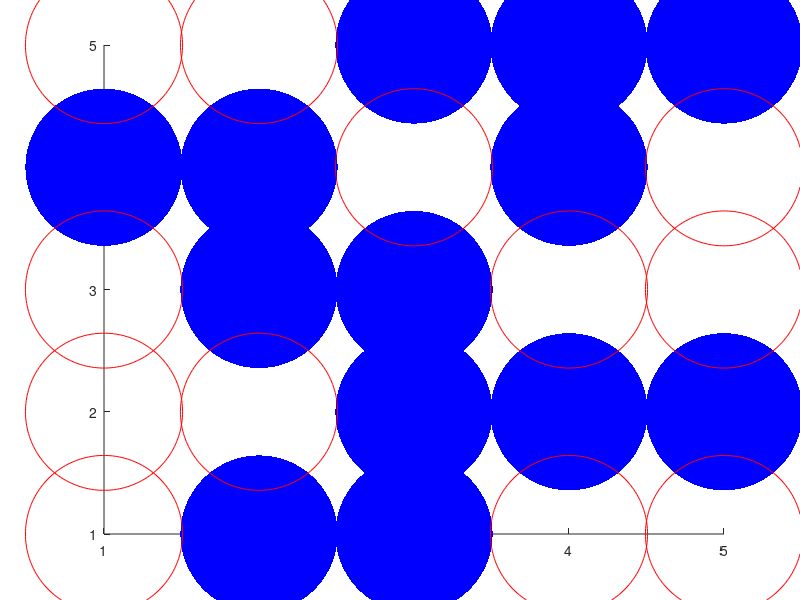

MATLAB code to generate this figure: (Note: this script raises an error after producing the figure.)
% 
% Ising model in two dimensions on a square lattice
% Shows spin flips in color, no statistics or graphs
%
% code by Hisao Nakanishi, modified by Denes Molnar
%
clear;
%
% Initialize parameters (NxN lattice)
%
N   = input('Lattice size N: ');
T   = input('Temperature [J/k_B units]: ');
H   = input('Magnetic field [J/mu units]: ');
MCS = input('Monte Carlo steps per spin: ');
c   = input('Initial spin config (1: all up, -1: all down, 2: random): ');
out = input('output file for magnetization/energy time series: ', 's');
fprintf('N = %d, T = %0.5f (J/k_B), H = %0.5f (J/mu)\n', N ,T, H);
%
% Set initial conditions
%
%s = RandStream('mt19937ar','Seed',0);
%RandStream.setGlobalStream(s);
%
% set spin directions
if c == 1
   spin = ones(N, N);
elseif c == -1
   spin = ones(N, N).*(-1);
else
   for i = 1:N
      for j = 1:N
         if rand <= 0.5
            spin(i,j) = 1;
         else
            spin(i,j) = -1;
         end
      end
   end %i
end %c
% compute initial energy and magnetization
m = 0;
E = 0;
for i = 1:N
   for j = 1:N
      m = m + spin(i,j);
      % find the net alignment of the nearest neighbors of spin i,j
      % note periodic boundary conditions
      sum = spin(mod(i,N)+1,j)     + spin(i,mod(j,N)+1) ...
            + spin(N-mod(1-i,N),j) + spin(i,N-mod(1-j,N));
      E = E - spin(i,j) * sum * 0.5 - H * spin(i,j);
   end
end

%
% do Monte Carlo updates
% 
% before first sweep, visualize initconds and write output (if requested)
results(1,:) = [1 m/N^2 E/N^2];
step = 1;
fprintf('MCS=%d: M = %0.5f, E = %0.5f \n', step - 1, results(step,2), results(step,3));
if out
   dlmwrite(out, results(step,:), '-append', 'newline', 'pc', 'delimiter', '\t');
end
% display initial spin configurations
clf;
jb = 0;
jr = 0;
for i = 1:N
   for j = 1:N
      if spin(i,j) == -1
         jb = jb + 1;
         blue(jb,:) = [i j];
      else
         jr = jr + 1;
         red(jr,:) = [i j];
      end
   end
end
symbolSize = 800 / (N/20)^2;   % adjust to your screen
if jb > 0
   scatter(blue(:,1), blue(:,2), symbolSize, 'b', 'Filled');
end
hold on;
if jr > 0
   scatter(red(:,1), red(:,2), symbolSize, 'r');
end
hold on;
display('Hit Enter to continue')
pause;
% do rest of the MC steps
nskip = 1; % frequency of diagnostic output to stdout
%nskip = 10;
for step = 2:MCS+1
   [spin,E,m] = Lab11_calculate_spin(spin, N, T, H, E, m, symbolSize);
   results(step,:) = [step m/N^2 E/N^2];
   s = sprintf('MCS=%d: M = %0.5f, E = %0.5f \n', step-1, results(step,2), results(step,3));
   title(s);
   %pause(0.0001);
   %pause();
   if mod(step - 1, nskip) == 0
      fprintf('MCS=%d: M = %0.5f, E = %0.5f \n', step-1, results(step,2), results(step,3))
   end
   if out
      dlmwrite(out, results(step,:), '-append', 'newline', 'pc', 'delimiter', '\t');
   end
end
%
%END

